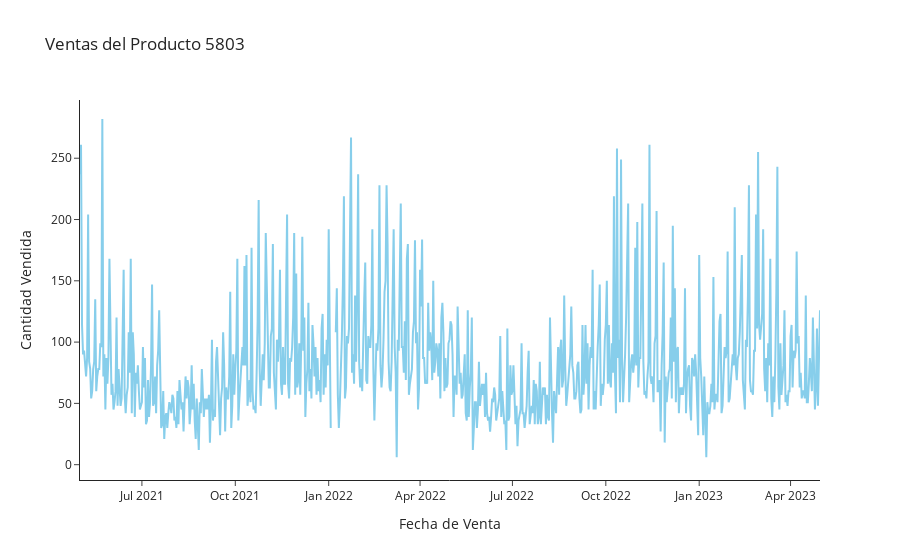

Write notebook code for a chart like this one.
### Code cell
articulo = 5803
filtered_df = (
    df.query("articulo == @articulo")
    .set_index("fecha_venta")
    .reindex(complete_range)
)

filtered_df["articulo"] = filtered_df["articulo"].fillna(method='ffill')

fig = px.line(
    filtered_df,
    x=filtered_df.index,
    y="cantidad",
    title=f"Ventas del Producto {articulo}",
    labels={"cantidad": "Unidades Vendidas", "fecha_venta": "Fecha"},
    color_discrete_sequence=["skyblue"],
    template="simple_white"
)

fig.update_layout(
    xaxis_title="Fecha de Venta",
    yaxis_title="Cantidad Vendida",
    hovermode="x"
)

fig.show()

### Figure 1 — Plotly figure (JSON) as saved in the notebook; plotly's stock layout.template omitted (floating-point values rounded to 4 significant figures; data arrays with more than 128 entries replaced by an {"elided": "..."} marker saying what was removed)
{"data": [{"hovertemplate": "index=%{x}<br>Unidades Vendidas=%{y}<extra></extra>", "legendgroup": "", "line": {"color": "skyblue", "dash": "solid"}, "marker": {"symbol": "circle"}, "mode": "lines", "name": "", "orientation": "v", "showlegend": false, "type": "scatter", "x": {"elided": "730 str values"}, "xaxis": "x", "y": {"elided": "730 float values"}, "yaxis": "y"}], "layout": {"hovermode": "x", "legend": {"tracegroupgap": 0}, "title": {"text": "Ventas del Producto 5803"}, "xaxis": {"anchor": "y", "domain": [0, 1], "title": {"text": "Fecha de Venta"}}, "yaxis": {"anchor": "x", "domain": [0, 1], "title": {"text": "Cantidad Vendida"}}}}
